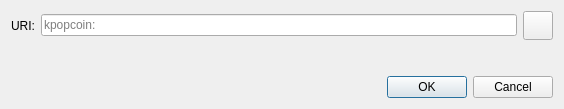
<?xml version="1.0" encoding="UTF-8"?>
<ui version="4.0">
 <class>OpenURIDialog</class>
 <widget class="QDialog" name="OpenURIDialog">
  <property name="geometry">
   <rect>
    <x>0</x>
    <y>0</y>
    <width>564</width>
    <height>109</height>
   </rect>
  </property>
  <property name="windowTitle">
   <string>Open kpopcoin URI</string>
  </property>
  <layout class="QVBoxLayout" name="verticalLayout">
   <item>
    <layout class="QHBoxLayout" name="horizontalLayout">
     <item>
      <widget class="QLabel" name="label">
       <property name="text">
        <string>URI:</string>
       </property>
      </widget>
     </item>
     <item>
      <widget class="QValidatedLineEdit" name="uriEdit">
       <property name="placeholderText">
        <string notr="true">kpopcoin:</string>
       </property>
      </widget>
     </item>
     <item>
      <widget class="QToolButton" name="pasteButton">
       <property name="toolTip">
        <string extracomment="Tooltip text for button that allows you to paste an address that is in your clipboard.">Paste address from clipboard</string>
       </property>
       <property name="text">
        <string/>
       </property>
       <property name="icon">
        <iconset resource="../kpopcoin.qrc">
         <normaloff>:/icons/editpaste</normaloff>:/icons/editpaste
        </iconset>
       </property>
       <property name="iconSize">
        <size>
         <width>22</width>
         <height>22</height>
        </size>
       </property>
      </widget>
     </item>
    </layout>
   </item>
   <item>
    <spacer name="verticalSpacer">
     <property name="orientation">
      <enum>Qt::Vertical</enum>
     </property>
     <property name="sizeHint" stdset="0">
      <size>
       <width>20</width>
       <height>40</height>
      </size>
     </property>
    </spacer>
   </item>
   <item>
    <widget class="QDialogButtonBox" name="buttonBox">
     <property name="orientation">
      <enum>Qt::Horizontal</enum>
     </property>
     <property name="standardButtons">
      <set>QDialogButtonBox::Cancel|QDialogButtonBox::Ok</set>
     </property>
    </widget>
   </item>
  </layout>
 </widget>
 <customwidgets>
  <customwidget>
   <class>QValidatedLineEdit</class>
   <extends>QLineEdit</extends>
   <header>qt/qvalidatedlineedit.h</header>
  </customwidget>
 </customwidgets>
 <resources/>
 <connections>
  <connection>
   <sender>buttonBox</sender>
   <signal>accepted()</signal>
   <receiver>OpenURIDialog</receiver>
   <slot>accept()</slot>
   <hints>
    <hint type="sourcelabel">
     <x>248</x>
     <y>254</y>
    </hint>
    <hint type="destinationlabel">
     <x>157</x>
     <y>274</y>
    </hint>
   </hints>
  </connection>
  <connection>
   <sender>buttonBox</sender>
   <signal>rejected()</signal>
   <receiver>OpenURIDialog</receiver>
   <slot>reject()</slot>
   <hints>
    <hint type="sourcelabel">
     <x>316</x>
     <y>260</y>
    </hint>
    <hint type="destinationlabel">
     <x>286</x>
     <y>274</y>
    </hint>
   </hints>
  </connection>
 </connections>
</ui>
